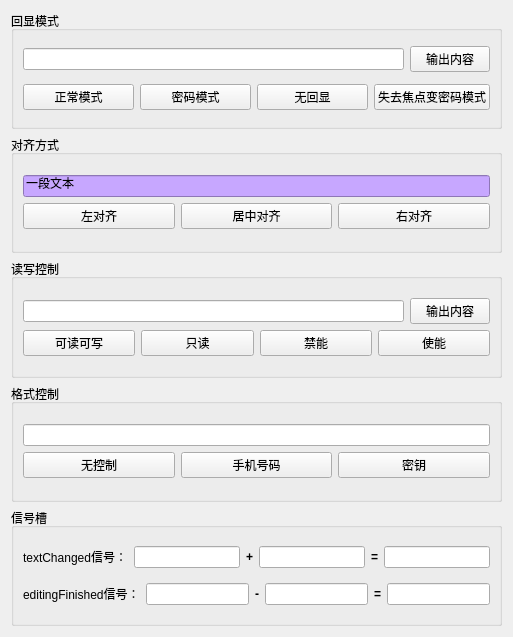
<?xml version="1.0" encoding="UTF-8"?>
<ui version="4.0">
 <class>Widget</class>
 <widget class="QWidget" name="Widget">
  <property name="geometry">
   <rect>
    <x>0</x>
    <y>0</y>
    <width>513</width>
    <height>637</height>
   </rect>
  </property>
  <property name="windowTitle">
   <string>Widget</string>
  </property>
  <layout class="QVBoxLayout" name="verticalLayout_9">
   <item>
    <widget class="QGroupBox" name="groupBox">
     <property name="title">
      <string>回显模式</string>
     </property>
     <layout class="QVBoxLayout" name="verticalLayout">
      <item>
       <layout class="QHBoxLayout" name="horizontalLayout">
        <item>
         <widget class="QLineEdit" name="leEcho"/>
        </item>
        <item>
         <widget class="QPushButton" name="btnEchoPrint">
          <property name="text">
           <string>输出内容</string>
          </property>
         </widget>
        </item>
       </layout>
      </item>
      <item>
       <layout class="QHBoxLayout" name="horizontalLayout_2">
        <item>
         <widget class="QPushButton" name="btnEchoNormal">
          <property name="text">
           <string>正常模式</string>
          </property>
         </widget>
        </item>
        <item>
         <widget class="QPushButton" name="btnEchoPassword">
          <property name="text">
           <string>密码模式</string>
          </property>
         </widget>
        </item>
        <item>
         <widget class="QPushButton" name="btnEchoNoEcho">
          <property name="text">
           <string>无回显</string>
          </property>
         </widget>
        </item>
        <item>
         <widget class="QPushButton" name="btnEchoPasswordEchoOnEdit">
          <property name="text">
           <string>失去焦点变密码模式</string>
          </property>
         </widget>
        </item>
       </layout>
      </item>
     </layout>
    </widget>
   </item>
   <item>
    <widget class="QGroupBox" name="groupBox_2">
     <property name="title">
      <string>对齐方式</string>
     </property>
     <layout class="QVBoxLayout" name="verticalLayout_3">
      <item>
       <layout class="QVBoxLayout" name="verticalLayout_2">
        <item>
         <widget class="QLineEdit" name="leAlignment">
          <property name="styleSheet">
           <string notr="true">background-color: rgb(199, 167, 255);
color: rgb(0, 0, 0);</string>
          </property>
          <property name="text">
           <string>一段文本</string>
          </property>
         </widget>
        </item>
        <item>
         <layout class="QHBoxLayout" name="horizontalLayout_3">
          <item>
           <widget class="QPushButton" name="btnAlignLeft">
            <property name="text">
             <string>左对齐</string>
            </property>
           </widget>
          </item>
          <item>
           <widget class="QPushButton" name="btnAlignCenter">
            <property name="text">
             <string>居中对齐</string>
            </property>
           </widget>
          </item>
          <item>
           <widget class="QPushButton" name="btnAlignRight">
            <property name="text">
             <string>右对齐</string>
            </property>
           </widget>
          </item>
         </layout>
        </item>
       </layout>
      </item>
     </layout>
    </widget>
   </item>
   <item>
    <widget class="QGroupBox" name="groupBox_3">
     <property name="title">
      <string>读写控制</string>
     </property>
     <layout class="QVBoxLayout" name="verticalLayout_5">
      <item>
       <layout class="QVBoxLayout" name="verticalLayout_4">
        <item>
         <layout class="QHBoxLayout" name="horizontalLayout_5">
          <item>
           <widget class="QLineEdit" name="leAccess"/>
          </item>
          <item>
           <widget class="QPushButton" name="pushButton_9">
            <property name="text">
             <string>输出内容</string>
            </property>
           </widget>
          </item>
         </layout>
        </item>
        <item>
         <layout class="QHBoxLayout" name="horizontalLayout_4">
          <item>
           <widget class="QPushButton" name="btnAccessReadWrite">
            <property name="text">
             <string>可读可写</string>
            </property>
           </widget>
          </item>
          <item>
           <widget class="QPushButton" name="btnAccessReadOnly">
            <property name="text">
             <string>只读</string>
            </property>
           </widget>
          </item>
          <item>
           <widget class="QPushButton" name="btnAccessDisabled">
            <property name="text">
             <string>禁能</string>
            </property>
           </widget>
          </item>
          <item>
           <widget class="QPushButton" name="btnAccessEnabled">
            <property name="text">
             <string>使能</string>
            </property>
           </widget>
          </item>
         </layout>
        </item>
       </layout>
      </item>
     </layout>
    </widget>
   </item>
   <item>
    <widget class="QGroupBox" name="groupBox_4">
     <property name="title">
      <string>格式控制</string>
     </property>
     <layout class="QVBoxLayout" name="verticalLayout_7">
      <item>
       <layout class="QVBoxLayout" name="verticalLayout_6">
        <item>
         <widget class="QLineEdit" name="leMask"/>
        </item>
        <item>
         <layout class="QHBoxLayout" name="horizontalLayout_6">
          <item>
           <widget class="QPushButton" name="btnMaskNone">
            <property name="text">
             <string>无控制</string>
            </property>
           </widget>
          </item>
          <item>
           <widget class="QPushButton" name="btnMaskPhone">
            <property name="text">
             <string>手机号码</string>
            </property>
           </widget>
          </item>
          <item>
           <widget class="QPushButton" name="btnMaskLicense">
            <property name="text">
             <string>密钥</string>
            </property>
           </widget>
          </item>
         </layout>
        </item>
       </layout>
      </item>
     </layout>
    </widget>
   </item>
   <item>
    <widget class="QGroupBox" name="groupBox_5">
     <property name="title">
      <string>信号槽</string>
     </property>
     <layout class="QVBoxLayout" name="verticalLayout_8">
      <item>
       <layout class="QHBoxLayout" name="horizontalLayout_15">
        <item>
         <widget class="QLabel" name="label">
          <property name="text">
           <string>textChanged信号：</string>
          </property>
         </widget>
        </item>
        <item>
         <layout class="QHBoxLayout" name="horizontalLayout_7">
          <item>
           <widget class="QLineEdit" name="leAdd1"/>
          </item>
          <item>
           <widget class="QLabel" name="label_3">
            <property name="font">
             <font>
              <bold>true</bold>
             </font>
            </property>
            <property name="text">
             <string>+</string>
            </property>
           </widget>
          </item>
          <item>
           <widget class="QLineEdit" name="leAdd2"/>
          </item>
          <item>
           <widget class="QLabel" name="label_5">
            <property name="font">
             <font>
              <bold>true</bold>
             </font>
            </property>
            <property name="text">
             <string>=</string>
            </property>
           </widget>
          </item>
          <item>
           <widget class="QLineEdit" name="leSum"/>
          </item>
         </layout>
        </item>
       </layout>
      </item>
      <item>
       <layout class="QHBoxLayout" name="horizontalLayout_16">
        <item>
         <widget class="QLabel" name="label_2">
          <property name="text">
           <string>editingFinished信号：</string>
          </property>
         </widget>
        </item>
        <item>
         <layout class="QHBoxLayout" name="horizontalLayout_8">
          <item>
           <widget class="QLineEdit" name="leSub1"/>
          </item>
          <item>
           <widget class="QLabel" name="label_4">
            <property name="font">
             <font>
              <bold>true</bold>
             </font>
            </property>
            <property name="text">
             <string>-</string>
            </property>
           </widget>
          </item>
          <item>
           <widget class="QLineEdit" name="leSub2"/>
          </item>
          <item>
           <widget class="QLabel" name="label_6">
            <property name="font">
             <font>
              <bold>true</bold>
             </font>
            </property>
            <property name="text">
             <string>=</string>
            </property>
           </widget>
          </item>
          <item>
           <widget class="QLineEdit" name="leResult"/>
          </item>
         </layout>
        </item>
       </layout>
      </item>
     </layout>
    </widget>
   </item>
  </layout>
 </widget>
 <resources/>
 <connections/>
</ui>
